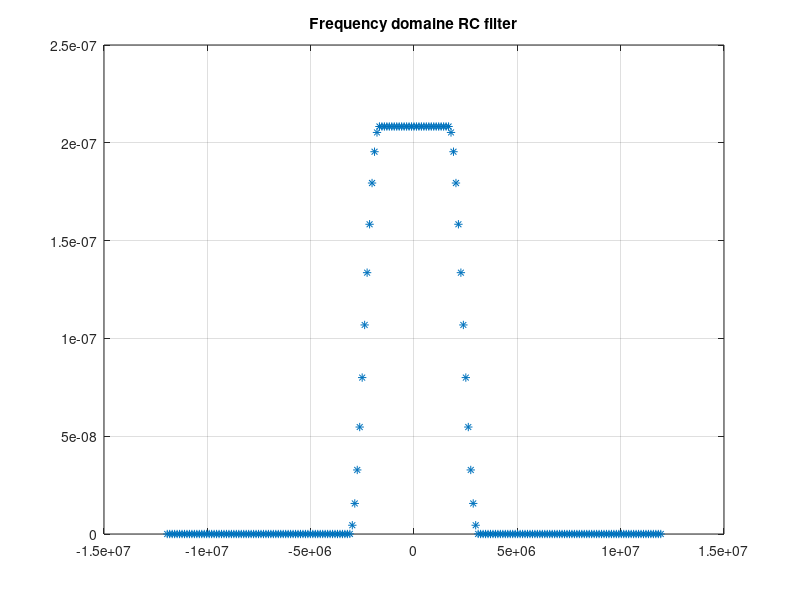
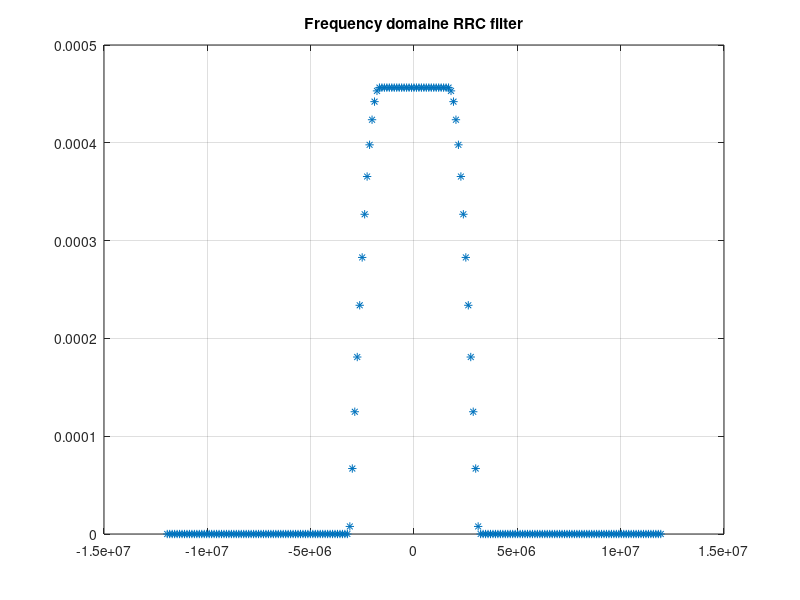
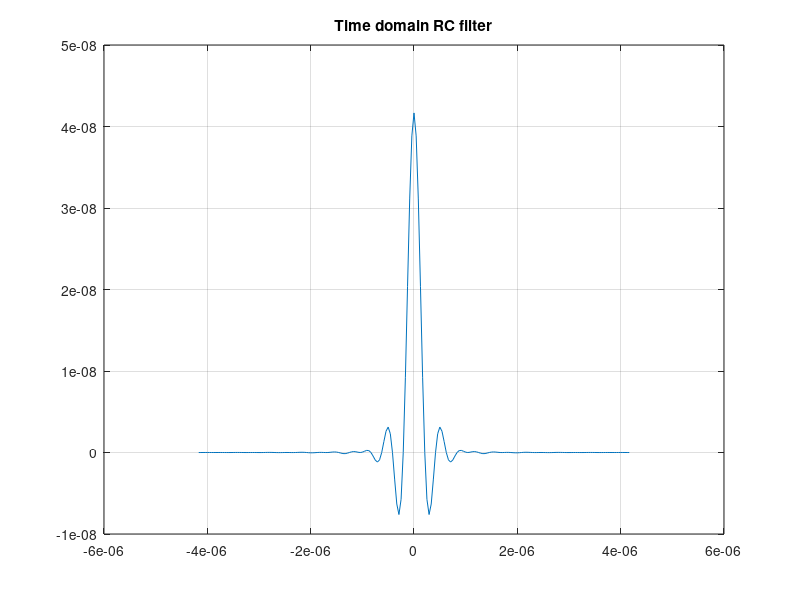
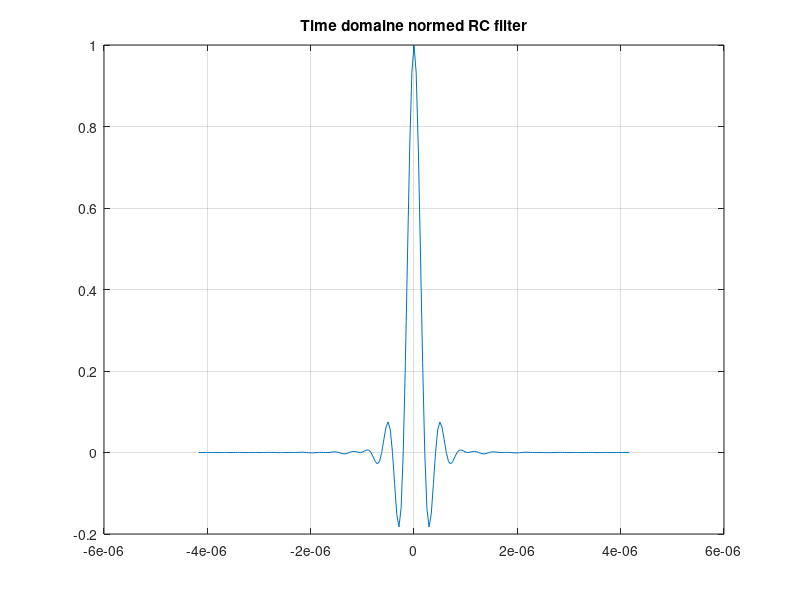

The MATLAB script that drew these images, in order: (Note: this script raises an error after producing the figures.)
clear all; clc; close all;

Nbit = 30;
Nbps = 4;               %Nombre of bits per symbol (1 = BPSK, 2 = 4QAM, 4 = 16QAM, 6 = 64QAM)
M = 24;       %Upsampling factor
f_cut = 1e6; %Hz Cutoff frequency
fs = M*f_cut; % Sampling frequency (rule of thumb for the 10 25 times f_cut) Its the freq on which the conv of the filter and the signal will be done --> has to be the same !!!
T_symb = 1/(2*(fs/10))
EbNo = 15; %Energy of one by over the PSD of the noise ratio (in dB)

beta = 0.3; %Makes the window smoother as beta increases // roll-off factor given in the specifications
T = T_symb; %Sampling period to avoid ISI given by the f_cut (slide 29 p211) not sure about this relation !
N = 201;


f_step = fs/N;
f_max = f_step*(N-1)/2;
f = linspace(-f_max,f_max,N);

t_step = 1/fs;
t = (-(N-1)/2:(N-1)/2)*t_step;

%% filter in the frequency domain


H=zeros(1,N);
%creating the fucntion by the cases given in slide 30 p212
lower_bound = (1-beta)/(2*T);
upper_bound = (1+beta)/(2*T);

for i = 1:N
    fi = abs(f(i));
    if fi < lower_bound
        H(i)=T;
    elseif fi <= upper_bound
        H(i) = T*( 1 + cos( pi*T*(fi - lower_bound)/beta))/2;
    end
end



%% filter in time domain
%Passing from freq to time domain with IFFT

G = sqrt(H); %Root of the filter to implement it at transmiter and receiver

h = ifft(ifftshift(H));
g = ifft(ifftshift(G));
norm = h(1);
h = fftshift(h);
g = fftshift(g);
h_normed = (h/norm);
g_normed = (g/sqrt(norm));

figure(1);plot(f,H,'*'); grid on;title("Frequency domaine RC filter");
figure(2);plot(f,G,'*'); grid on;title("Frequency domaine RRC filter");hold on;
figure(3);plot(t,h); grid on; title("Time domain RC filter");
figure(4);plot(t,h_normed); grid on; title("Time domaine normed RC filter")
figure(5);plot(t,g); grid on; title("Time domain RRC filter");
figure(6);plot(t,g_normed); grid on; title("Time domaine normed RRC filter")


%% Bit Generator

% bits = randi(2,1,Nbit)-1;
% check_mult = mod(Nbit,Nbps);
% if check_mult == 0
%     bit_tx = bits;
% else
%     bit_tx = [bits  zeros(1,Nbps - check_mult)];
% end
% Nbit_tx = length(bit_tx);


bit_tx = [0 0 0 1];
Nbit = length(bit_tx);
Nbit_tx = Nbit;

%% Mapping
%Maps the bits into desired symbols in the complex plane 
if (Nbps > 1)
    symb_tx = mapping(bit_tx', Nbps, 'qam')';
else
    symb_tx = mapping(bit_tx', Nbps, 'pam')';
end


%% Upsampling

upsampled_symb_tx = UpSampling(symb_tx,Nbit_tx,Nbps,M);


%% Transmitter Filter


signal_tx = conv(upsampled_symb_tx,g_normed);%Convolution of the signal with the filter

%% Transmission Channel

%signal_rx = NoiseAddition(signal_tx,EbNo,fs,Nbit);      %With Noise
signal_rx = signal_tx;                              %Without Nosie


%% Receiver Filter
matched_filter = flip(g_normed); %Get the time reversal of the filter g(-t) 
upsampled_symb_rx = conv(signal_rx,matched_filter,'valid'); %Matched filter convolved with the signal; 'valid' to remove padded zeroes added by the convolution

%% Downsampling

symb_rx = DownSampling(upsampled_symb_rx,Nbit_tx,Nbps,M);


figure(10);stem(abs(upsampled_symb_tx),'o');grid on; title("Upsampled Symbols");hold on; stem(abs(upsampled_symb_rx),'.');legend('tx','rx');
figure(11);plot(symb_tx,'o');grid on; title("Symbols");hold on; plot(symb_rx,'.');legend('tx','rx');

